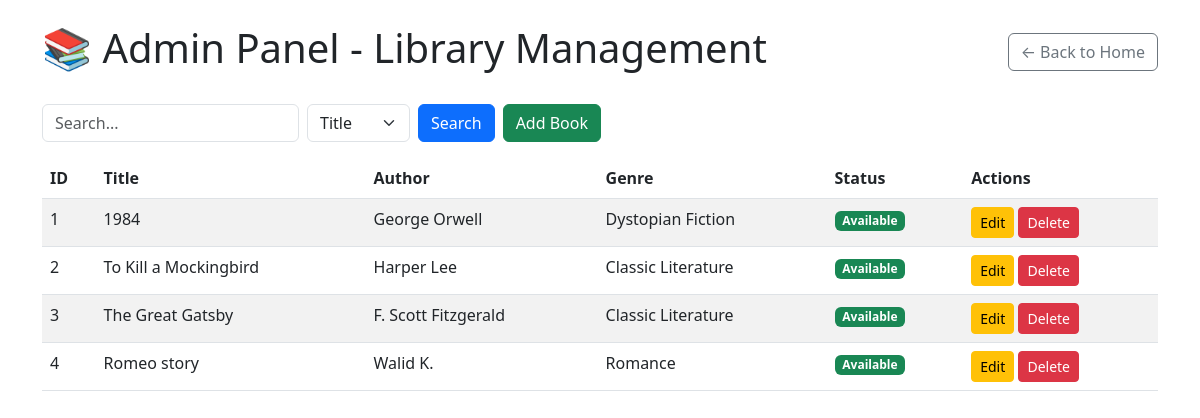
/admin, run on an earlier commit of the app's database.
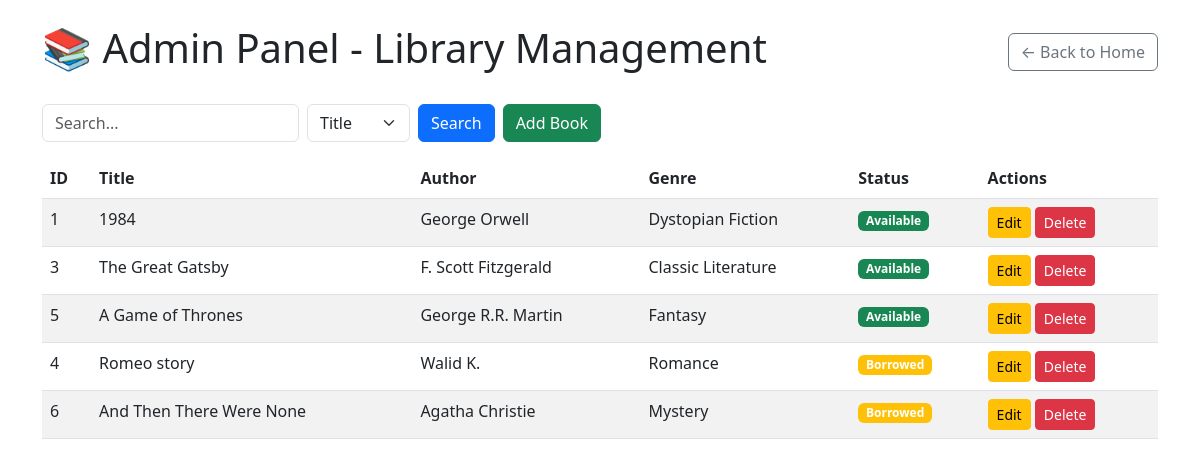
And on a later commit of the database.
### tables this page shows
CREATE TABLE books (
            id INTEGER PRIMARY KEY AUTOINCREMENT,
            title TEXT NOT NULL,
            author TEXT NOT NULL,
            genre TEXT,
            status TEXT DEFAULT 'available'
        );

### app.py (the view)
@app.route('/admin')
def admin_index():
    available_books = manager.list_books()
    borrowed_books = manager.list_borrowed_books()
    all_books = []
    for book in available_books:
        book['status'] = 'available'
        all_books.append(book)
    for book in borrowed_books:
        book['status'] = 'borrowed'
        all_books.append(book)
    return render_template('admin.html', books=all_books)

### database.py (called while the page is built)
    def get_connection(self):
        return sqlite3.connect('library.db')

    def get_available_books(self):
        conn = self.get_connection()
        cursor = conn.cursor()
        cursor.execute('SELECT * FROM books WHERE status = "available"')
        books = []
        for row in cursor.fetchall():
            books.append({
                'id': row[0],
                'title': row[1],
                'author': row[2],
                'genre': row[3],
                'status': row[4]
            })
        conn.close()
        return books

    def get_borrowed_books(self):
        conn = self.get_connection()
        cursor = conn.cursor()
        cursor.execute('SELECT * FROM books WHERE status = "borrowed"')
        books = []
        for row in cursor.fetchall():
            books.append({
                'id': row[0],
                'title': row[1],
                'author': row[2],
                'genre': row[3],
                'status': row[4]
            })
        conn.close()
        return books

### library/book_manager.py (called while the page is built)
    def list_books(self, by=None, value=None):
        books = self.db.get_available_books()  # Only show available books on main page
        if by and value:
            return [book for book in books if value.lower() in str(book.get(by, "")).lower()]
        return books

    def list_borrowed_books(self, by=None, value=None):
        books = self.db.get_borrowed_books()
        if by and value:
            return [book for book in books if value.lower() in str(book.get(by, "")).lower()]
        return books

### templates/admin.html (shortened to what this page needs)
<!doctype html>
<html lang="en">
  <head>
    <link
      rel="stylesheet"
      href="https://cdn.jsdelivr.net/npm/bootstrap@5.3.0/dist/css/bootstrap.min.css"
    />
  </head>
  <body class="container py-4">
    <div class="d-flex justify-content-between align-items-center mb-4">
      <h1>📚 Admin Panel - Library Management</h1>
      <a href="/" class="btn btn-outline-secondary">← Back to Home</a>
    </div>
    <form
      class="row g-2 mb-3"
      method="get"
      action="/admin/search"
      id="searchForm"
    >
      <div class="col-auto">
        <input
          type="text"
          name="q"
          id="searchInput"
          class="form-control"
          placeholder="Search..."
          value="{{ query or '' }}"
        />
      </div>
      <div class="col-auto">
        <select name="by" id="searchBy" class="form-select">
          <option value="title" {% if by == "title" %}selected{% endif %}>
            Title
          </option>
        </select>
      </div>
      <div class="col-auto">
        <button type="submit" class="btn btn-primary">Search</button>
      </div>
      <div class="col-auto">
        <a href="/admin/add" class="btn btn-success">Add Book</a>
      </div>
    </form>
    <table class="table table-striped">
      <thead>
        <tr>
          <th>ID</th>
          <th>Title</th>
          <th>Author</th>
          <th>Genre</th>
          <th>Status</th>
          <th>Actions</th>
        </tr>
      </thead>
      <tbody id="bookTable">
        {% for book in books %}
        <tr>
          <td>{{ book.id }}</td>
          <td>{{ book.title }}</td>
          <td>{{ book.author }}</td>
          <td>{{ book.genre }}</td>
          <td>
            {% if book.status == 'borrowed' %}
            <span class="badge bg-warning">Borrowed</span>
            {% else %}
            <span class="badge bg-success">Available</span>
            {% endif %}
          </td>
          <td>
            <a href="/admin/edit/{{ book.id }}" class="btn btn-sm btn-warning"
              >Edit</a
            >
            <a
              href="/admin/delete/{{ book.id }}"
              class="btn btn-sm btn-danger"
              onclick="return confirm('Delete this book?');"
              >Delete</a
            >
          </td>
        </tr>
        {% endfor %}
      </tbody>
    </table>
  </body>
</html>

What changed in the data, as far as the page shows it:
removed books: id "2", title "To Kill a Mockingbird", author "Harper Lee", genre "Classic Literature", status "Available"
added books: id "5", title "A Game of Thrones", author "George R.R. Martin", genre "Fantasy", status "Available"
changed books "Romeo story": status "Available" → "Borrowed"
added books: id "6", title "And Then There Were None", author "Agatha Christie", genre "Mystery", status "Borrowed"
